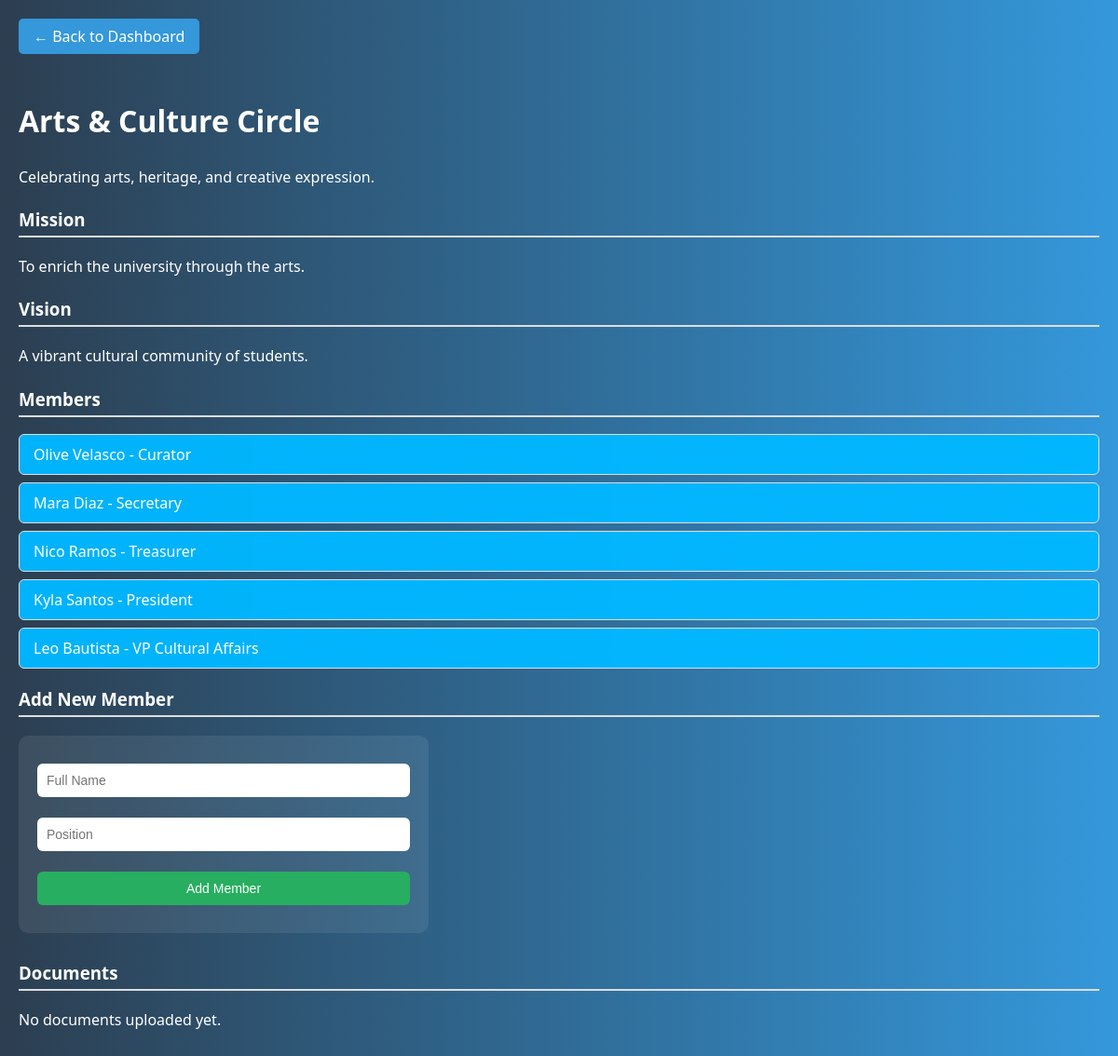
/organization/21, run on the app's committed database.
### tables this page shows
CREATE TABLE organizations (
        id INTEGER PRIMARY KEY AUTOINCREMENT,
        name TEXT NOT NULL,
        description TEXT,
        mission TEXT,
        vision TEXT,
        status TEXT DEFAULT 'Pending'
    );

CREATE TABLE members (
        id INTEGER PRIMARY KEY AUTOINCREMENT,
        org_id INTEGER,
        full_name TEXT,
        position TEXT,
        email TEXT,
        contact_no TEXT,
        sex TEXT,
        qpi REAL,
        course TEXT,
        year_level TEXT,
        college TEXT,
        FOREIGN KEY (org_id) REFERENCES organizations(id)
    );

### app.py (the view, shortened to what this page needs)
@app.route('/organization/<int:org_id>', methods=['GET', 'POST'])
def view_organization(org_id):
    db = get_db()
    org = db.execute('SELECT * FROM organizations WHERE id = ?', (org_id,)).fetchone()
    members = db.execute('SELECT * FROM members WHERE org_id = ?', (org_id,)).fetchall()
    documents = db.execute('SELECT * FROM documents WHERE org_id = ?', (org_id,)).fetchall()
    return render_template('organization_view.html', org=org, members=members, documents=documents)

### app.py (called while the page is built)
def get_db():
    db = getattr(g, '_database', None)
    if db is None:
        db = g._database = sqlite3.connect(DATABASE)
        db.row_factory = sqlite3.Row
    return db

@app.teardown_appcontext
def close_connection(exception):
    db = getattr(g, '_database', None)
    if db is not None:
        db.close()

### templates/organization_view.html (shortened to what this page needs)
{% extends 'base.html' %}
{% block content %}
<a href="{{ url_for('sacdev_dashboard') }}" class="back-btn">← Back to Dashboard</a>
<h2>{{ org.name }}</h2>
<p>{{ org.description }}</p>
<h3>Mission</h3>
<p>{{ org.mission }}</p>
<h3>Vision</h3>
<p>{{ org.vision }}</p>
<h3>Members</h3>
<ul>
  {% for member in members %}
    <li>{{ member.full_name }} - {{ member.position }}</li>
  {% else %}
    <p>No members yet.</p>
  {% endfor %}
</ul>
<h3>Add New Member</h3>
<form method="POST" style="max-width: 400px; background-color: rgba(255, 255, 255, 0.08); padding: 20px; border-radius: 10px; margin-bottom: 30px;">
  <input type="text" name="name" placeholder="Full Name" required style="width: 100%; padding: 10px; margin-bottom: 12px; border-radius: 6px; border: none; font-size: 14px;">
  <input type="text" name="position" placeholder="Position" required style="width: 100%; padding: 10px; margin-bottom: 12px; border-radius: 6px; border: none; font-size: 14px;">
  <button type="submit" class="submit-btn" style="width: 100%; padding: 10px; border-radius: 6px; border: none; background-color: #27ae60; color: white; font-size: 14px;">Add Member</button>
</form>
<h3>Documents</h3>
<ul>
  {% for doc in documents %}
    <li>{{ doc.title }} - <a href="{{ url_for('static', filename=doc.file_path) }}" target="_blank">View</a></li>
  {% else %}
    <p>No documents uploaded yet.</p>
  {% endfor %}
</ul>
{% endblock %}

### static/styles.css (style rules this page uses)
body { font-family: Arial, sans-serif; background-color: #f4f4f4; }
input, button { width: 100%; margin: 10px 0; padding: 10px; }
button { background-color: #007bff; color: white; border: none; }
body { margin: 0; font-family: 'Segoe UI', sans-serif; background: linear-gradient(to right, #2c3e50, #3498db); color: white; }

### templates/organization_view.html (style rules this page uses)
body { font-family: 'Segoe UI', Tahoma, Geneva, Verdana, sans-serif; background-color: #2c3e50; margin: 0; padding: 20px; color: white; }
h2 { margin-top: 30px; font-size: 2em; }
h3 { margin-top: 20px; border-bottom: 2px solid #ddd; padding-bottom: 5px; }
p { line-height: 1.6; margin-bottom: 15px; color: white; }
ul { list-style: none; padding: 0; }
ul li { background: rgba(0, 183, 255, 0.97); border: 1px solid #ddd; padding: 10px 15px; margin-bottom: 8px; border-radius: 6px; transition: background 0.3s ease; color: white; }
a { color: #3498db; text-decoration: none; }
form { margin-top: 20px; background-color: rgba(255, 255, 255, 0.08); padding: 15px; border-radius: 10px; }
input[type="text"] { width: 100%; padding: 10px; margin-bottom: 12px; border-radius: 6px; border: none; font-size: 14px; box-sizing: border-box; }
.submit-btn { background-color: #27ae60; color: white; padding: 10px 20px; border: none; border-radius: 6px; cursor: pointer; }
.back-btn { display: inline-block; background: #3498db; padding: 8px 16px; color: white; text-decoration: none; border-radius: 5px; margin-bottom: 20px; }

### data on the page
organizations: name "Arts & Culture Circle", description "Celebrating arts, heritage, and creative expression.", mission "To enrich the university through the arts.", vision "A vibrant cultural community of students."
members: full_name "Olive Velasco", position "Curator"
members: full_name "Mara Diaz", position "Secretary"
members: full_name "Nico Ramos", position "Treasurer"
members: full_name "Kyla Santos", position "President"
members: full_name "Leo Bautista", position "VP Cultural Affairs"
